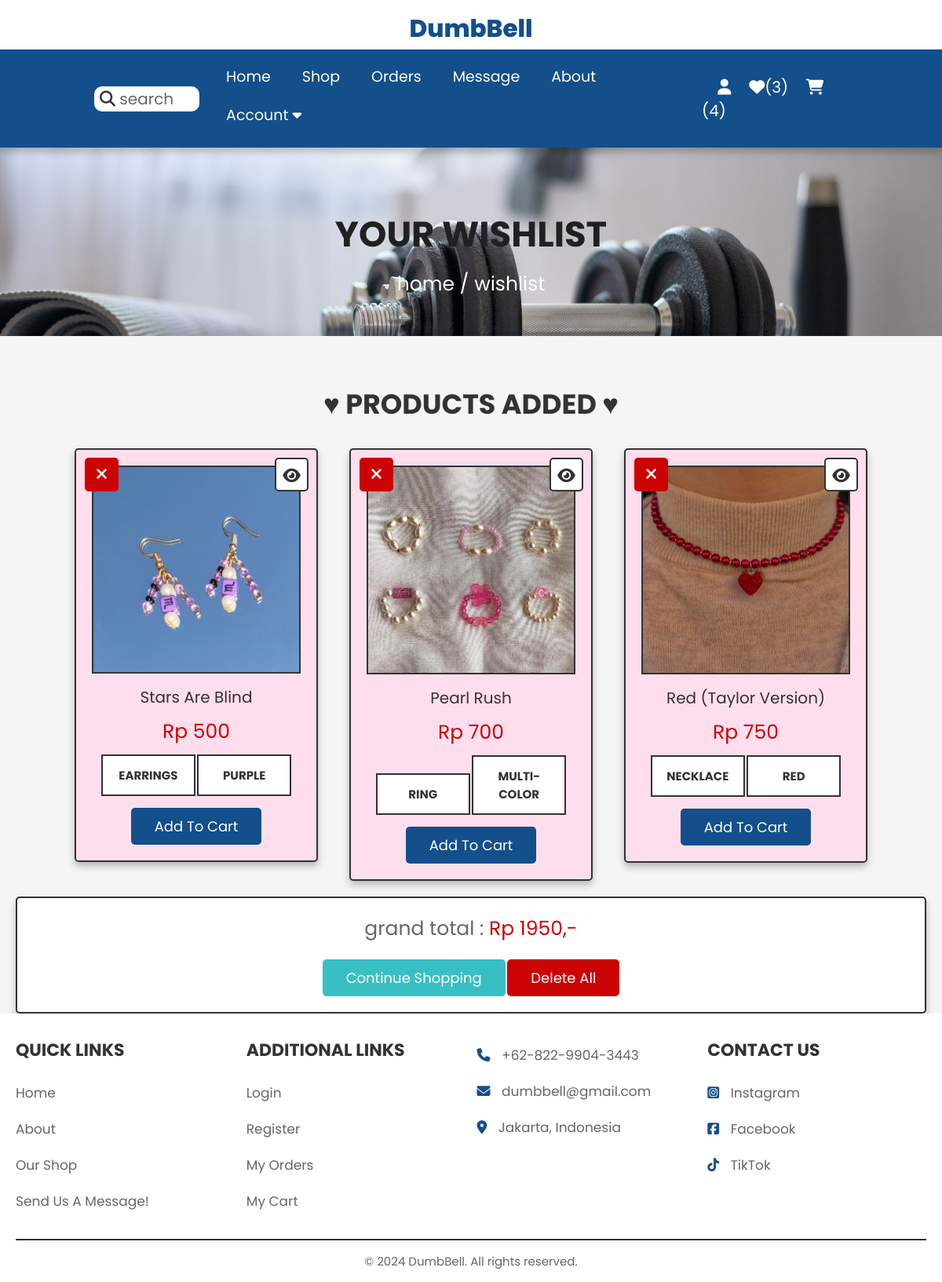
The page /wishlist.php (signed in) on the database its author committed.
### tables this page shows
CREATE TABLE `wishlist` (
  `id` int(100) NOT NULL,
  `customer_id` int(100) NOT NULL,
  `pid` int(100) NOT NULL,
  `name` varchar(100) NOT NULL,
  `price` int(100) NOT NULL,
  `color` varchar(100) NOT NULL,
  `category` varchar(100) NOT NULL,
  `image` varchar(100) NOT NULL
);

### wishlist.php (the view, shortened to what this page needs)
<?php
    include_once('./config/config.php');
    $customer_id = $_SESSION['customer_id'];
?>
<!DOCTYPE html>
<html lang="en">
    <head>
        <link rel="stylesheet" href="https://cdnjs.cloudflare.com/ajax/libs/font-awesome/6.5.2/css/all.min.css">
        <link rel="stylesheet" href="./css/style.css?v=<?php echo time(); ?>">
    </head>
    <body>
    <?php
        include_once('./header.php');
    ?>
        <section class="heading">
            <h3>Your wishlist</h3>
            <p><a href="index.php">home</a> / wishlist</p>
        </section>
        <section class="wishlist">
            <h1 class="title"><span>&#9829;</span> products added <span>&#9829;</span></h1>
            <div class="box-container">
            <?php
                $grand_total = 0;
                $sql_select_wishlist = mysqli_query($conn, "SELECT * FROM wishlist WHERE customer_id = '$customer_id'") or die('Query failed');
                if(mysqli_num_rows($sql_select_wishlist) > 0){
                    while($fetch_wishlist = mysqli_fetch_assoc($sql_select_wishlist)){
            ?>
            <form action="" method="POST" class="box">
                <a href="wishlist.php?delete=<?php echo $fetch_wishlist['id']; ?>" class="fas fa-times" onclick="return confirm('Delete this from your wishlist?');"></a>
                <a href="view_page.php?pid=<?php echo $fetch_wishlist['pid']; ?>" class="fas fa-eye"></a>
                <img src="uploaded_images/<?php echo $fetch_wishlist['image']; ?>" alt="" class="product-image">
                <div class="name"><?php echo $fetch_wishlist['name']; ?></div>
                <div class="price">Rp <?php echo $fetch_wishlist['price']; ?></div>
                <div class="category"><?php echo $fetch_wishlist['category']; ?></div>
                <div class="color"><?php echo $fetch_wishlist['color']; ?></div>
                <input type="submit" value="add to cart" name="add_to_cart" class="btn">
            </form>
            <?php
            $grand_total += $fetch_wishlist['price'];
                }
            }
            else{
                echo '<p class="empty">Your wishlist is empty</p>';
            }
            ?>
            </div>
            <div class="wishlist-total">
                <p>grand total : <span>Rp <?php echo $grand_total; ?>,-</span></p>
                <a href="shop.php" class="option-btn">continue shopping</a>
                <a href="wishlist.php?delete_all" class="delete-btn <?php echo ($grand_total > 1)?'':'disabled' ?>" onclick="return confirm('delete all from wishlist?');">delete all</a>
            </div>
        </section>
    <?php
        include_once('./footer.php');
    ?>
    </body>
</html>

### css/style.css (style rules this page uses)
:root { --purple: hsl(210, 76%, 31%); --orange: rgb(56, 191, 196); --red:#cb0303; --black: #333; --light-pink: rgb(238, 169, 209); --light-color:#666; --light-white: #ccc; --light-bg: #f5f5f5; --border: 0.2rem solid var(--black); --box-shadow: 0 0.5rem 1rem rgba(0,0,0,0.260); }
* { box-sizing: border-box; margin: 0; padding: 0; outline: none; border: none; font-family: 'Poppins', sans-serif; text-decoration: none; transition: all 0.1s linear; }
html { font-size: 62.5%; overflow-x: hidden; scroll-behavior: smooth; scroll-padding-top: 6.5rem; }
body { background: var(--light-bg); }
section { padding:3rem 2rem 0 2rem; }
.btn, .white-btn { background-color: var(--purple); }
.option-btn { background-color:var(--orange); }
.delete-btn { background-color: var(--red); }
.btn, .option-btn, .delete-btn, .white-btn { display: inline-block; margin-top: 1rem; padding: 1rem 3rem; color: white; font-size: 1.8rem; text-transform: capitalize; border-radius: 0.5rem; cursor: pointer; }
.heading { display: flex; flex-flow: column; align-items: center; justify-content: center; gap: 1rem; min-height: 30vh; background: url('../images/gymbg1.jpg'); background-size:cover; background-position: center; background-position-y: 40%; text-align: center; }
.heading h3 { font-size: 4.5rem; color: rgb(33, 33, 33); text-transform: uppercase; }
.heading p { font-size: 2.5rem; color: white; }
.heading p a { color: white; }
.title { text-align: center; margin-top: 3rem; margin-bottom: 3rem; text-transform: uppercase; color: var(--black); font-size: 3.5rem; }
.wishlist .box-container { max-width: 1200px; margin:0 auto; display: grid; grid-template-columns: repeat(auto-fit, 31rem); gap: 4rem; align-items: flex-start; justify-content: center; }
.wishlist .box-container .box { padding: 2rem; text-align: center; background-color: rgb(254, 222, 237); border:var(--border); box-shadow: var(--box-shadow); border-radius: 0.5rem; position: relative; }
.wishlist .box-container .box .product-image { height: 100%; width: 100%; border: var(--border); }
.wishlist .box-container .box .fa-eye, .wishlist .box-container .box .fa-times { position: absolute; top: 1rem; height: 4.3rem; width: 4.3rem; line-height: 4.1rem; font-size: 2rem; border-radius: 0.5rem; }
.wishlist .box-container .box .fa-times { left: 1.1rem; }
.wishlist .box-container .box .fa-eye { right:1rem; border:var(--border); background-color: white; color:var(--black); }
.wishlist .box-container .box .fa-times { background-color: var(--red); color: white; }
.wishlist .box-container .box .name { font-size: 2rem; color:var(--black); margin:1rem 0; }
.wishlist .box-container .box .price { font-size: 2.5rem; color:var(--red); margin:.5rem 0; }
.wishlist .box-container .box .category, .wishlist .box-container .box .color { display: inline-block; padding:1.3rem 1rem; width: 45%; margin: 0.5rem 0; background-color: white; text-transform: uppercase; color: var(--black); font-size: 1.5rem; font-weight: bold; border: var(--border); }
.wishlist .wishlist-total { max-width: 1200px; margin:0 auto; padding:2rem; text-align: center; background-color: white; border:var(--border); box-shadow: var(--box-shadow); border-radius: .5rem; margin-top: 2rem; }
.wishlist .wishlist-total p { font-size: 2.5rem; color:var(--light-color); margin-bottom: 1rem; }
.wishlist .wishlist-total p span { color:var(--red); }

### rows shown on the page
wishlist: image (picture), name "Stars Are Blind", price "500", category "EARRINGS", color "PURPLE"
wishlist: image (picture), name "Pearl Rush", price "700", category "RING", color "MULTI-COLOR"
wishlist: image (picture), name "Red (Taylor Version)", price "750", category "NECKLACE", color "RED"

### other values the page prints
$wishlist_num_rows "3"
$cart_num_rows "4"
$grand_total "1950"
